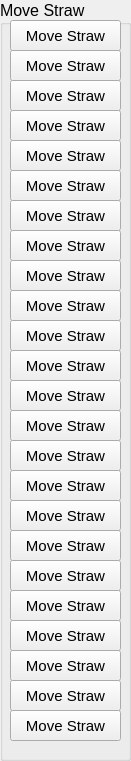
  <widget class="QGroupBox" name="groupBox_5">
   <property name="geometry">
    <rect>
     <x>480</x>
     <y>120</y>
     <width>131</width>
     <height>761</height>
    </rect>
   </property>
   <property name="font">
    <font>
     <pointsize>12</pointsize>
    </font>
   </property>
   <property name="title">
    <string>Move Straw</string>
   </property>
   <widget class="QPushButton" name="move_1">
    <property name="geometry">
     <rect>
      <x>10</x>
      <y>20</y>
      <width>111</width>
      <height>31</height>
     </rect>
    </property>
    <property name="font">
     <font>
      <pointsize>11</pointsize>
     </font>
    </property>
    <property name="text">
     <string>Move Straw</string>
    </property>
    <attribute name="buttonGroup">
     <string notr="true">moveButtons</string>
    </attribute>
   </widget>
   <widget class="QPushButton" name="move_2">
    <property name="geometry">
     <rect>
      <x>10</x>
      <y>50</y>
      <width>111</width>
      <height>31</height>
     </rect>
    </property>
    <property name="font">
     <font>
      <pointsize>11</pointsize>
     </font>
    </property>
    <property name="text">
     <string>Move Straw</string>
    </property>
    <attribute name="buttonGroup">
     <string notr="true">moveButtons</string>
    </attribute>
   </widget>
   <widget class="QPushButton" name="move_3">
    <property name="geometry">
     <rect>
      <x>10</x>
      <y>80</y>
      <width>111</width>
      <height>31</height>
     </rect>
    </property>
    <property name="font">
     <font>
      <pointsize>11</pointsize>
     </font>
    </property>
    <property name="text">
     <string>Move Straw</string>
    </property>
    <attribute name="buttonGroup">
     <string notr="true">moveButtons</string>
    </attribute>
   </widget>
   <widget class="QPushButton" name="move_4">
    <property name="geometry">
     <rect>
      <x>10</x>
      <y>110</y>
      <width>111</width>
      <height>31</height>
     </rect>
    </property>
    <property name="font">
     <font>
      <pointsize>11</pointsize>
     </font>
    </property>
    <property name="text">
     <string>Move Straw</string>
    </property>
    <attribute name="buttonGroup">
     <string notr="true">moveButtons</string>
    </attribute>
   </widget>
   <widget class="QPushButton" name="move_5">
    <property name="geometry">
     <rect>
      <x>10</x>
      <y>140</y>
      <width>111</width>
      <height>31</height>
     </rect>
    </property>
    <property name="font">
     <font>
      <pointsize>11</pointsize>
     </font>
    </property>
    <property name="text">
     <string>Move Straw</string>
    </property>
    <attribute name="buttonGroup">
     <string notr="true">moveButtons</string>
    </attribute>
   </widget>
   <widget class="QPushButton" name="move_6">
    <property name="geometry">
     <rect>
      <x>10</x>
      <y>170</y>
      <width>111</width>
      <height>31</height>
     </rect>
    </property>
    <property name="font">
     <font>
      <pointsize>11</pointsize>
     </font>
    </property>
    <property name="text">
     <string>Move Straw</string>
    </property>
    <attribute name="buttonGroup">
     <string notr="true">moveButtons</string>
    </attribute>
   </widget>
   <widget class="QPushButton" name="move_7">
    <property name="geometry">
     <rect>
      <x>10</x>
      <y>200</y>
      <width>111</width>
      <height>31</height>
     </rect>
    </property>
    <property name="font">
     <font>
      <pointsize>11</pointsize>
     </font>
    </property>
    <property name="text">
     <string>Move Straw</string>
    </property>
    <attribute name="buttonGroup">
     <string notr="true">moveButtons</string>
    </attribute>
   </widget>
   <widget class="QPushButton" name="move_8">
    <property name="geometry">
     <rect>
      <x>10</x>
      <y>230</y>
      <width>111</width>
      <height>31</height>
     </rect>
    </property>
    <property name="font">
     <font>
      <pointsize>11</pointsize>
     </font>
    </property>
    <property name="text">
     <string>Move Straw</string>
    </property>
    <attribute name="buttonGroup">
     <string notr="true">moveButtons</string>
    </attribute>
   </widget>
   <widget class="QPushButton" name="move_9">
    <property name="geometry">
     <rect>
      <x>10</x>
      <y>260</y>
      <width>111</width>
      <height>31</height>
     </rect>
    </property>
    <property name="font">
     <font>
      <pointsize>11</pointsize>
     </font>
    </property>
    <property name="text">
     <string>Move Straw</string>
    </property>
    <attribute name="buttonGroup">
     <string notr="true">moveButtons</string>
    </attribute>
   </widget>
   <widget class="QPushButton" name="move_10">
    <property name="geometry">
     <rect>
      <x>10</x>
      <y>290</y>
      <width>111</width>
      <height>31</height>
     </rect>
    </property>
    <property name="font">
     <font>
      <pointsize>11</pointsize>
     </font>
    </property>
    <property name="text">
     <string>Move Straw</string>
    </property>
    <attribute name="buttonGroup">
     <string notr="true">moveButtons</string>
    </attribute>
   </widget>
   <widget class="QPushButton" name="move_11">
    <property name="geometry">
     <rect>
      <x>10</x>
      <y>320</y>
      <width>111</width>
      <height>31</height>
     </rect>
    </property>
    <property name="font">
     <font>
      <pointsize>11</pointsize>
     </font>
    </property>
    <property name="text">
     <string>Move Straw</string>
    </property>
    <attribute name="buttonGroup">
     <string notr="true">moveButtons</string>
    </attribute>
   </widget>
   <widget class="QPushButton" name="move_12">
    <property name="geometry">
     <rect>
      <x>10</x>
      <y>350</y>
      <width>111</width>
      <height>31</height>
     </rect>
    </property>
    <property name="font">
     <font>
      <pointsize>11</pointsize>
     </font>
    </property>
    <property name="text">
     <string>Move Straw</string>
    </property>
    <attribute name="buttonGroup">
     <string notr="true">moveButtons</string>
    </attribute>
   </widget>
   <widget class="QPushButton" name="move_13">
    <property name="geometry">
     <rect>
      <x>10</x>
      <y>380</y>
      <width>111</width>
      <height>31</height>
     </rect>
    </property>
    <property name="font">
     <font>
      <pointsize>11</pointsize>
     </font>
    </property>
    <property name="text">
     <string>Move Straw</string>
    </property>
    <attribute name="buttonGroup">
     <string notr="true">moveButtons</string>
    </attribute>
   </widget>
   <widget class="QPushButton" name="move_14">
    <property name="geometry">
     <rect>
      <x>10</x>
      <y>410</y>
      <width>111</width>
      <height>31</height>
     </rect>
    </property>
    <property name="font">
     <font>
      <pointsize>11</pointsize>
     </font>
    </property>
    <property name="text">
     <string>Move Straw</string>
    </property>
    <attribute name="buttonGroup">
     <string notr="true">moveButtons</string>
    </attribute>
   </widget>
   <widget class="QPushButton" name="move_15">
    <property name="geometry">
     <rect>
      <x>10</x>
      <y>440</y>
      <width>111</width>
      <height>31</height>
     </rect>
    </property>
    <property name="font">
     <font>
      <pointsize>11</pointsize>
     </font>
    </property>
    <property name="text">
     <string>Move Straw</string>
    </property>
    <attribute name="buttonGroup">
     <string notr="true">moveButtons</string>
    </attribute>
   </widget>
   <widget class="QPushButton" name="move_16">
    <property name="geometry">
     <rect>
      <x>10</x>
      <y>470</y>
      <width>111</width>
      <height>31</height>
     </rect>
    </property>
    <property name="font">
     <font>
      <pointsize>11</pointsize>
     </font>
    </property>
    <property name="text">
     <string>Move Straw</string>
    </property>
    <attribute name="buttonGroup">
     <string notr="true">moveButtons</string>
    </attribute>
   </widget>
   <widget class="QPushButton" name="move_17">
    <property name="geometry">
     <rect>
      <x>10</x>
      <y>500</y>
      <width>111</width>
      <height>31</height>
     </rect>
    </property>
    <property name="font">
     <font>
      <pointsize>11</pointsize>
     </font>
    </property>
    <property name="text">
     <string>Move Straw</string>
    </property>
    <attribute name="buttonGroup">
     <string notr="true">moveButtons</string>
    </attribute>
   </widget>
   <widget class="QPushButton" name="move_18">
    <property name="geometry">
     <rect>
      <x>10</x>
      <y>530</y>
      <width>111</width>
      <height>31</height>
     </rect>
    </property>
    <property name="font">
     <font>
      <pointsize>11</pointsize>
     </font>
    </property>
    <property name="text">
     <string>Move Straw</string>
    </property>
    <attribute name="buttonGroup">
     <string notr="true">moveButtons</string>
    </attribute>
   </widget>
   <widget class="QPushButton" name="move_19">
    <property name="geometry">
     <rect>
      <x>10</x>
      <y>560</y>
      <width>111</width>
      <height>31</height>
     </rect>
    </property>
    <property name="font">
     <font>
      <pointsize>11</pointsize>
     </font>
    </property>
    <property name="text">
     <string>Move Straw</string>
    </property>
    <attribute name="buttonGroup">
     <string notr="true">moveButtons</string>
    </attribute>
   </widget>
   <widget class="QPushButton" name="move_20">
    <property name="geometry">
     <rect>
      <x>10</x>
      <y>590</y>
      <width>111</width>
      <height>31</height>
     </rect>
    </property>
    <property name="font">
     <font>
      <pointsize>11</pointsize>
     </font>
    </property>
    <property name="text">
     <string>Move Straw</string>
    </property>
    <attribute name="buttonGroup">
     <string notr="true">moveButtons</string>
    </attribute>
   </widget>
   <widget class="QPushButton" name="move_21">
    <property name="geometry">
     <rect>
      <x>10</x>
      <y>620</y>
      <width>111</width>
      <height>31</height>
     </rect>
    </property>
    <property name="font">
     <font>
      <pointsize>11</pointsize>
     </font>
    </property>
    <property name="text">
     <string>Move Straw</string>
    </property>
    <attribute name="buttonGroup">
     <string notr="true">moveButtons</string>
    </attribute>
   </widget>
   <widget class="QPushButton" name="move_22">
    <property name="geometry">
     <rect>
      <x>10</x>
      <y>650</y>
      <width>111</width>
      <height>31</height>
     </rect>
    </property>
    <property name="font">
     <font>
      <pointsize>11</pointsize>
     </font>
    </property>
    <property name="text">
     <string>Move Straw</string>
    </property>
    <attribute name="buttonGroup">
     <string notr="true">moveButtons</string>
    </attribute>
   </widget>
   <widget class="QPushButton" name="move_23">
    <property name="geometry">
     <rect>
      <x>10</x>
      <y>680</y>
      <width>111</width>
      <height>31</height>
     </rect>
    </property>
    <property name="font">
     <font>
      <pointsize>11</pointsize>
     </font>
    </property>
    <property name="text">
     <string>Move Straw</string>
    </property>
    <attribute name="buttonGroup">
     <string notr="true">moveButtons</string>
    </attribute>
   </widget>
   <widget class="QPushButton" name="move_24">
    <property name="geometry">
     <rect>
      <x>10</x>
      <y>710</y>
      <width>111</width>
      <height>31</height>
     </rect>
    </property>
    <property name="font">
     <font>
      <pointsize>11</pointsize>
     </font>
    </property>
    <property name="text">
     <string>Move Straw</string>
    </property>
    <attribute name="buttonGroup">
     <string notr="true">moveButtons</string>
    </attribute>
   </widget>
  </widget>
